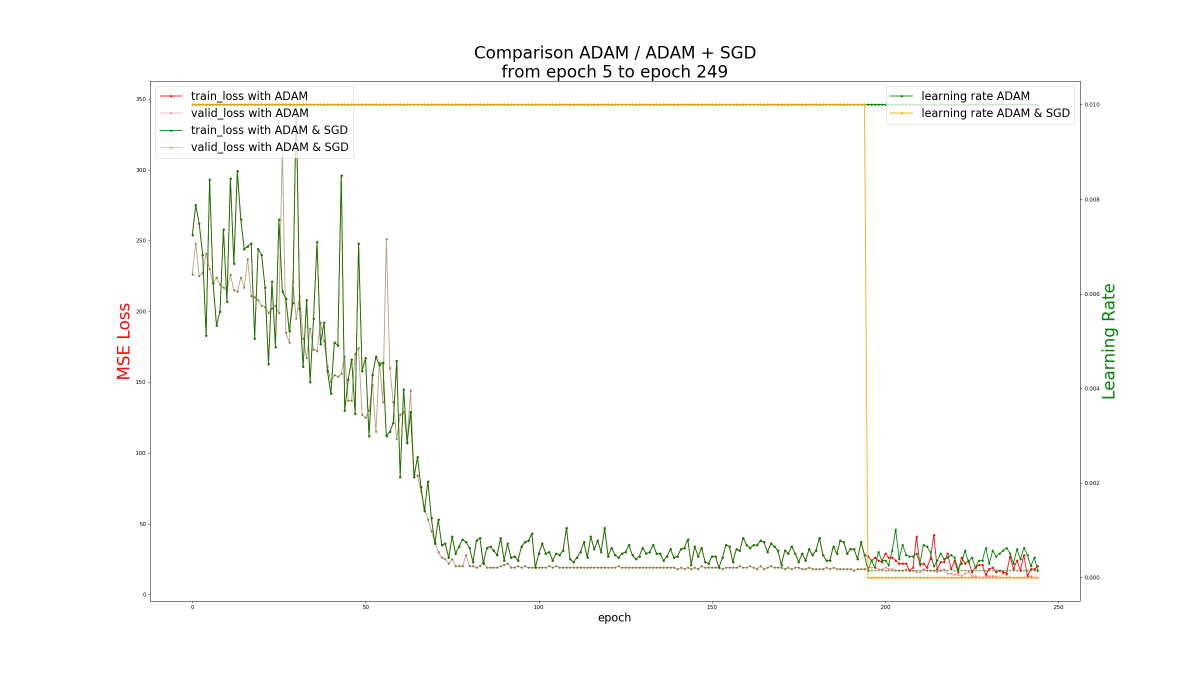
#> input picture Stage2/任务2/任务2 image/ADAM_ADAMandSGD_1.png, 2400 x 1351 px (shown at 1/2 size)
$ python -i data_aug.py   (imports and definitions only)
#> lines starting #> are read from the running program, lines starting #| are printed output that depends on the picture
#> further down, picture is the input picture: shape (1351, 2400, 3); mean B, G, R 249.8, 251.3, 251
import numpy as np
import cv2
import torch
import random
train_boarder = 112

'''
lesson1:rotation+translation
M=[[cosa -sina tx],[sina cosa ty]]
(x,y)=M*(x0,y0,1).T
https://blog.csdn.net/LZH2912/article/details/78712881
'''
# [55 lines left out: functions rotate, mirror, not called in this run]

'''photo-metric colour distortion'''
def distort(image):
    def _convert(image, alpha=1, beta=0):
#> called with alpha = 1, beta = -29.41
        tmp = image.astype(float) * alpha + beta
        tmp[tmp < 0] = 0
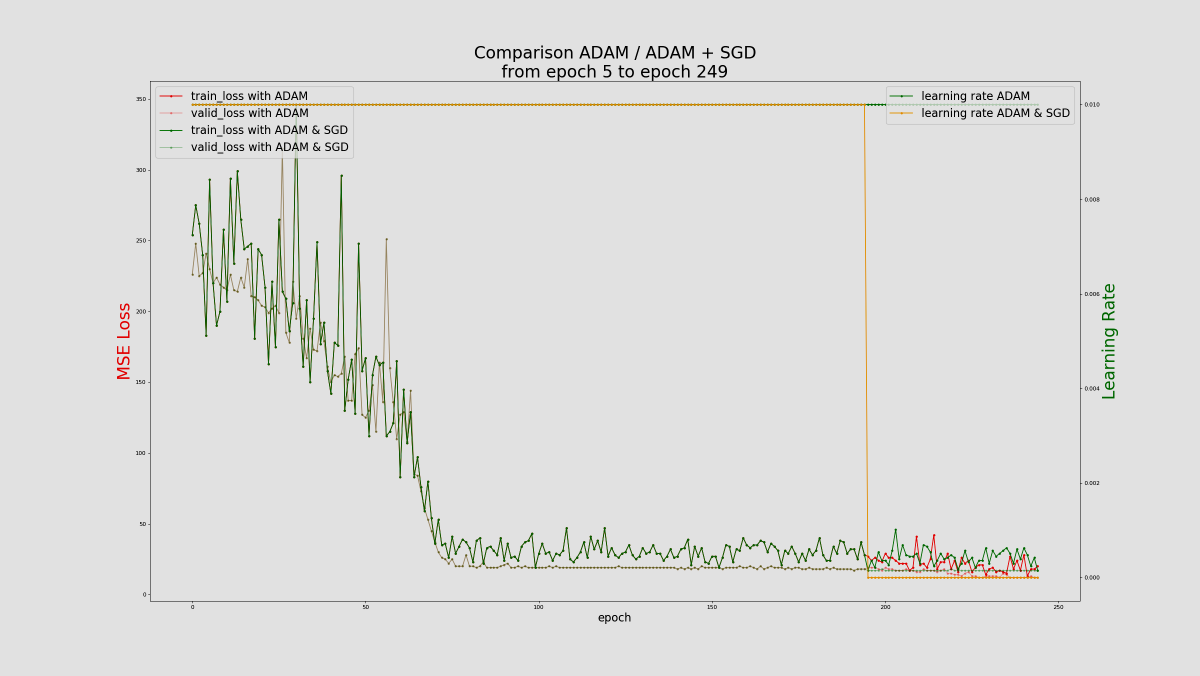
#> tmp: shape (1351, 2400, 3) float64 (shown at 1/2 size); mean B, G, R 220.7, 222, 221.9
        tmp[tmp > 255] = 255
        image[:] = tmp
    if image.ndim < 3:
        return image
    image = image.copy()
    if random.randrange(2):
        #brightness distortion
        if random.randrange(2):
            _convert(image, beta=random.uniform(-32, 32))
        #contrast distortion
        if random.randrange(2):
            _convert(image, alpha=random.uniform(0.5, 1.5))
#> call 2 of _convert, with alpha = 0.905, beta = 0
#> in _convert (call 2), `tmp = image.astype(float) * alpha + beta`:
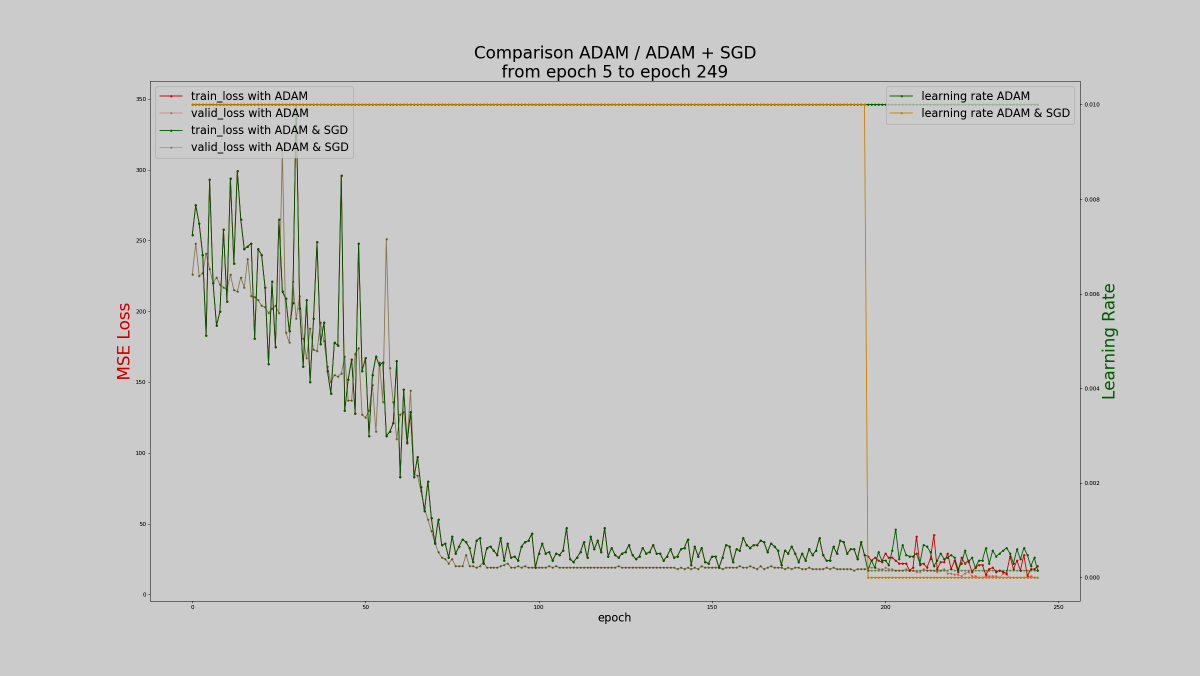
#> tmp: shape (1351, 2400, 3) float64 (shown at 1/2 size); mean B, G, R 199.2, 200.4, 200.2
        image = cv2.cvtColor(image, cv2.COLOR_BGR2HSV)
#> image: shape (1351, 2400, 3); mean H, S, V 0.7, 3.3, 200.2
        #saturation distortion
        if random.randrange(2):
            _convert(image[:, :, 1], alpha=random.uniform(0.5, 1.5))
#> call 3 of _convert, with alpha = 1.47, beta = 0
#> in _convert (call 3), `tmp = image.astype(float) * alpha + beta`:
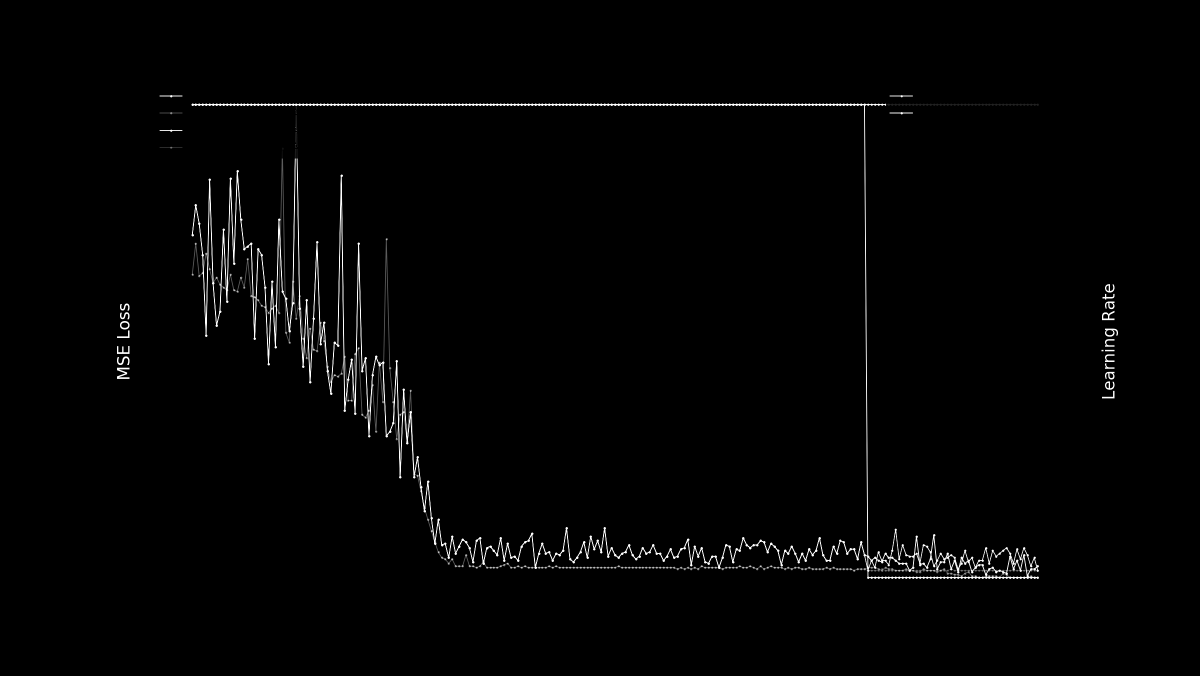
#> tmp: shape (1351, 2400) float64 (shown at 1/2 size); min 0, max 374.3, mean 4.9; drawn with min black and max white
        #hue distortion
        if random.randrange(2):
            tmp = image[:, :, 0].astype(int) + random.randint(-18, 18)
            tmp %= 180
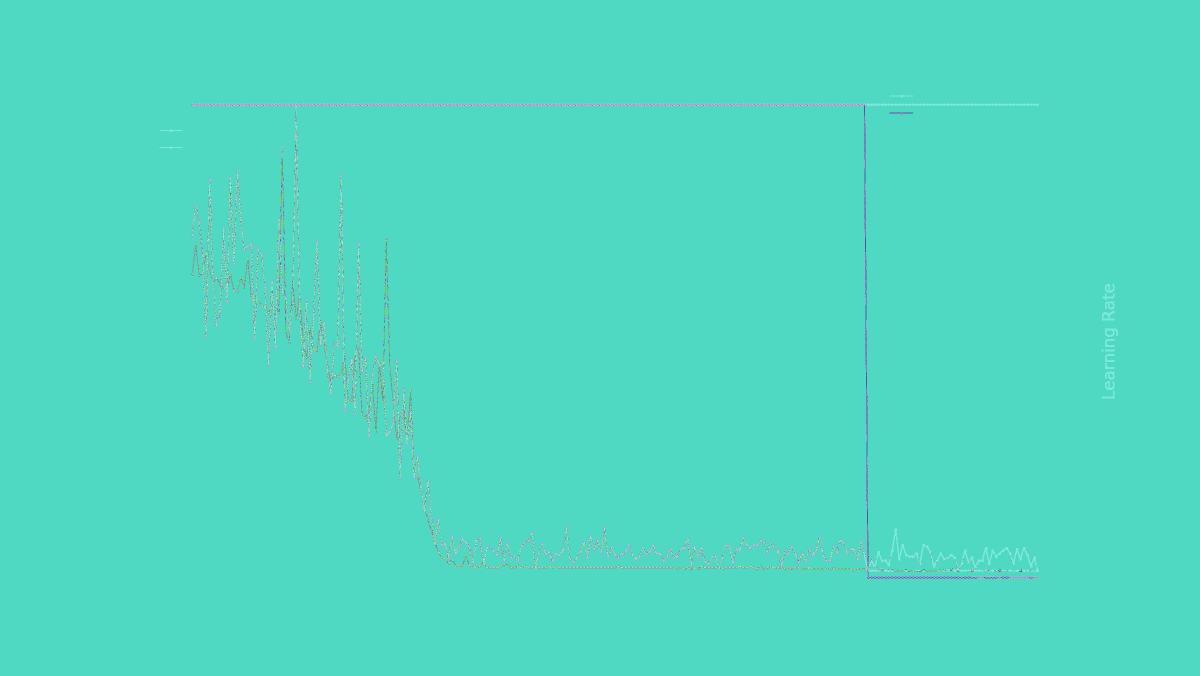
#> tmp: shape (1351, 2400) int64 (shown at 1/2 size); 61 distinct labels, from 0 to 179; one colour per label, 0 black
            image[:, :, 0] = tmp
#> image: shape (1351, 2400, 3); mean H, S, V 172.2, 3.7, 200.2
        image = cv2.cvtColor(image, cv2.COLOR_HSV2BGR)
    else:
        #brightness distortion
        if random.randrange(2):
            _convert(image, beta=random.uniform(-32, 32))
        image = cv2.cvtColor(image, cv2.COLOR_BGR2HSV)
        #saturation distortion
        if random.randrange(2):
            _convert(image[:, :, 1], alpha=random.uniform(0.5, 1.5))
        #hue distortion
        if random.randrange(2):
            tmp = image[:, :, 0].astype(int) + random.randint(-18, 18)
            tmp %= 180
            image[:, :, 0] = tmp
        image = cv2.cvtColor(image, cv2.COLOR_HSV2BGR)
        #contrast distortion
        if random.randrange(2):
            _convert(image, alpha=random.uniform(0.5, 1.5))

    return image

# [31 lines left out: functions channel_norm, expand_roi, not called in this run]

class Resize(object):
    """
        Resieze to train_boarder x train_boarder. Here we use 112 x 112
    """
    # [10 lines left out: function __call__, not called in this run]

class Normalize(object):

    # [10 lines left out: function __call__, not called in this run]

class ToTensor(object):
    """
        Convert ndarrays in sample to Tensors.
        Tensors channel sequence: N x C x H x W
    """
    # [18 lines left out: function __call__, not called in this run]

class Distort(object):

    def __init__(self,prob):
        self.prob = prob

    # [8 lines left out: function __call__, not called in this run]

class Rotate(object):

    def __init__(self,prob):
        self.prob = prob

    # [13 lines left out: function __call__, not called in this run]

class Mirror(object):

    def __init__(self,prob):
        self.prob = prob

    # [8 lines left out: function __call__, not called in this run]

>>> import cv2
>>> picture = cv2.imread('../Stage2/任务2/任务2 image/ADAM_ADAMandSGD_1.png')
>>> result = distort(picture)

$ run again, on Stage2/任务2/任务2 image/ADAM_BN_Dropout1_vs_ADAM_BN_Dropout2.png
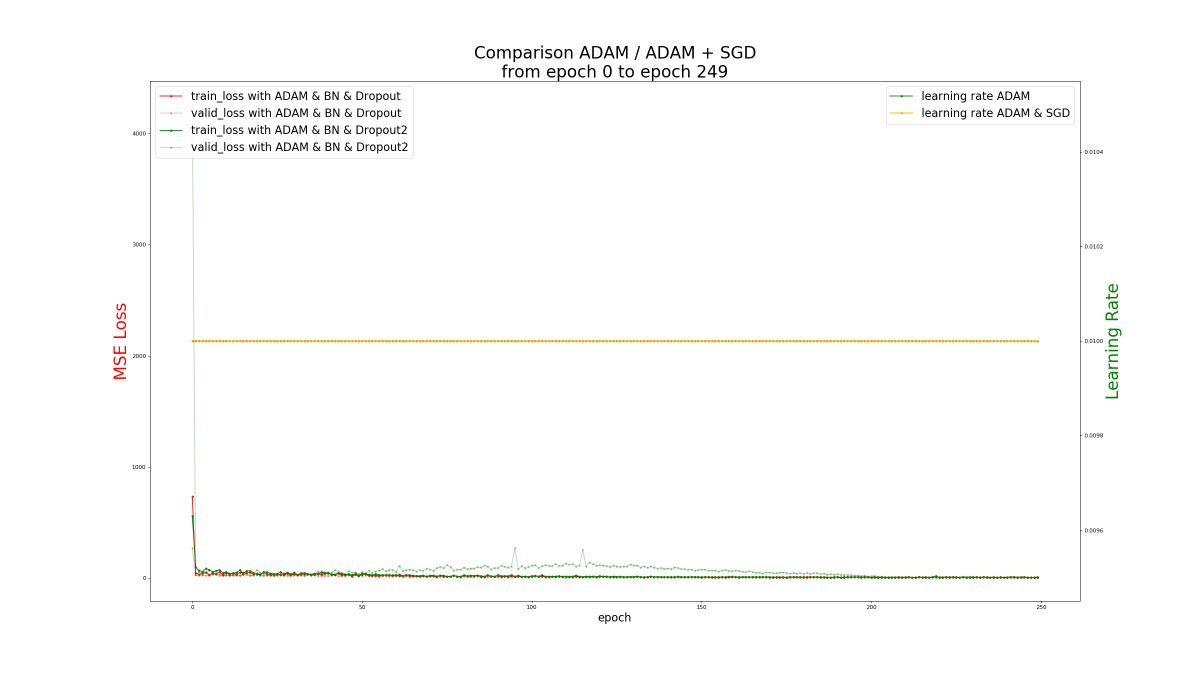
#> input picture Stage2/任务2/任务2 image/ADAM_BN_Dropout1_vs_ADAM_BN_Dropout2.png, 2400 x 1351 px (shown at 1/2 size)
#> picture is the input picture: shape (1351, 2400, 3); mean B, G, R 251.6, 252.2, 252.3
#> in _convert (call 3), `tmp = image.astype(float) * alpha + beta`:
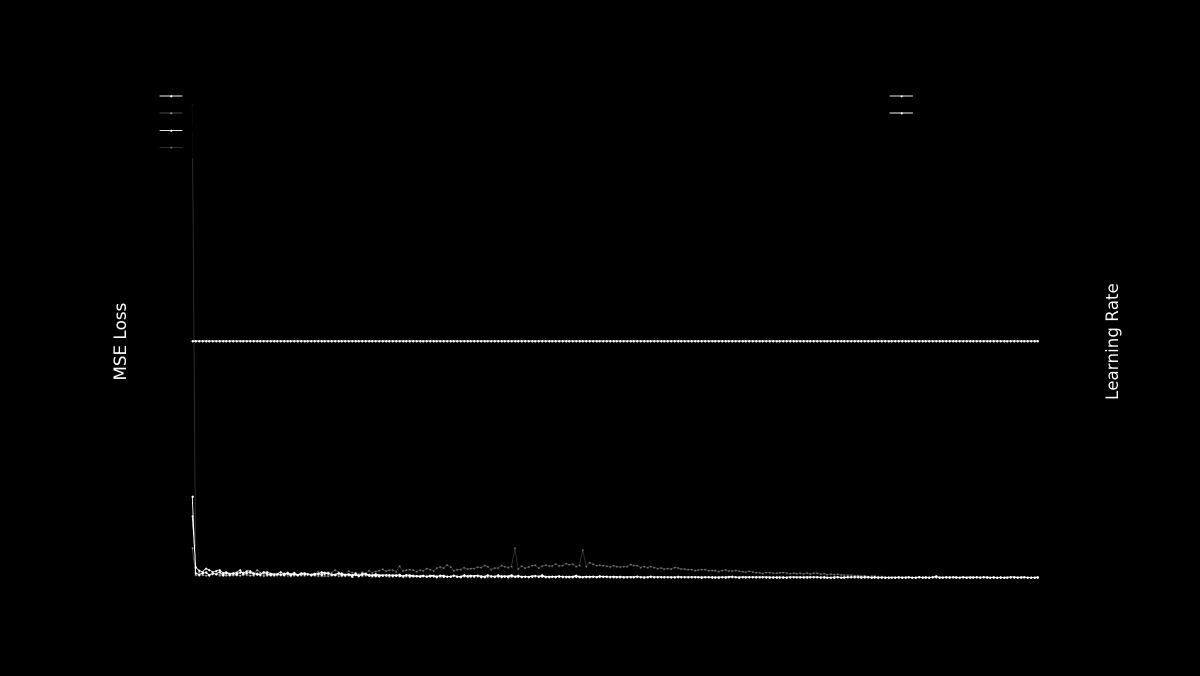
#> tmp: shape (1351, 2400) float64 (shown at 1/2 size); min 0, max 374.3, mean 2.1; drawn with min black and max white
#> in distort, `tmp %= 180`:
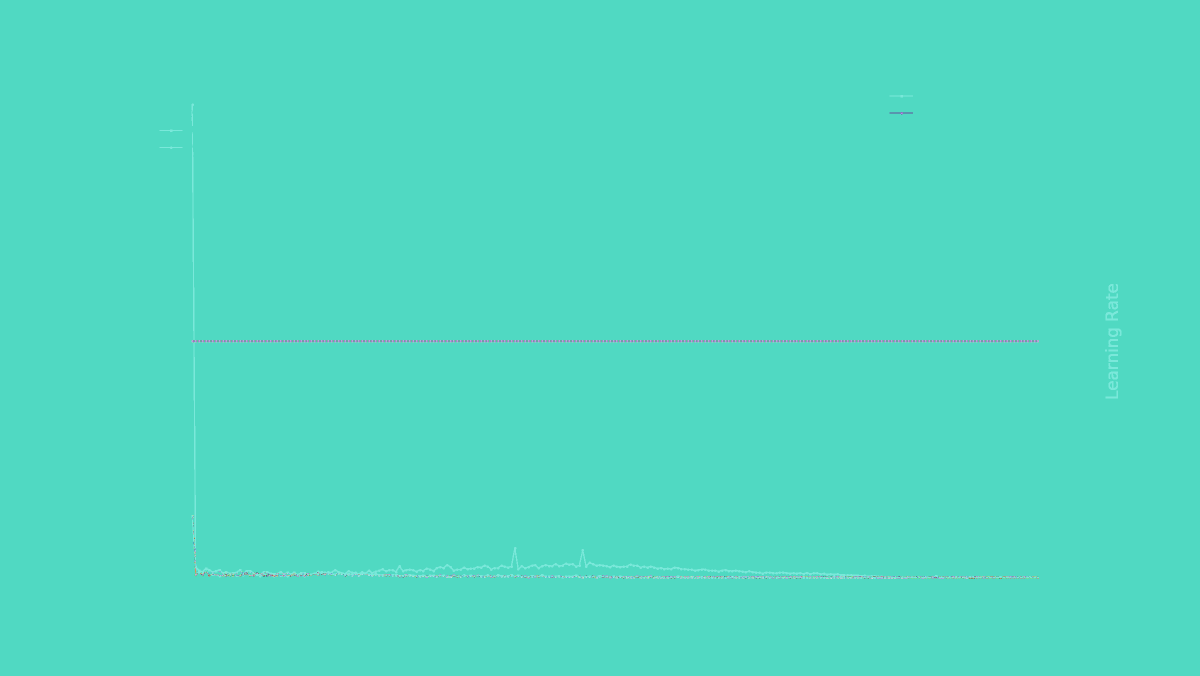
#> tmp: shape (1351, 2400) int64 (shown at 1/2 size); 61 distinct labels, from 0 to 179; one colour per label, 0 black
